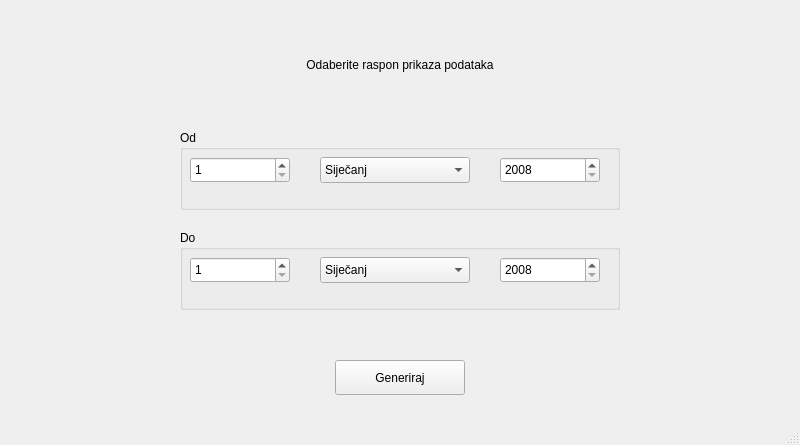
<?xml version="1.0" encoding="UTF-8"?>
<ui version="4.0">
 <class>MainWindow</class>
 <widget class="QMainWindow" name="MainWindow">
  <property name="geometry">
   <rect>
    <x>0</x>
    <y>0</y>
    <width>800</width>
    <height>445</height>
   </rect>
  </property>
  <property name="windowTitle">
   <string>MainWindow</string>
  </property>
  <widget class="QWidget" name="centralwidget">
   <widget class="QGroupBox" name="Do">
    <property name="geometry">
     <rect>
      <x>180</x>
      <y>230</y>
      <width>440</width>
      <height>80</height>
     </rect>
    </property>
    <property name="title">
     <string>Do</string>
    </property>
    <widget class="QComboBox" name="MjesecDo">
     <property name="geometry">
      <rect>
       <x>140</x>
       <y>27</y>
       <width>150</width>
       <height>26</height>
      </rect>
     </property>
     <item>
      <property name="text">
       <string>Siječanj</string>
      </property>
     </item>
     <item>
      <property name="text">
       <string>Veljača</string>
      </property>
     </item>
    </widget>
    <widget class="QSpinBox" name="DanDo">
     <property name="geometry">
      <rect>
       <x>10</x>
       <y>27</y>
       <width>100</width>
       <height>26</height>
      </rect>
     </property>
     <property name="minimum">
      <number>1</number>
     </property>
     <property name="maximum">
      <number>31</number>
     </property>
    </widget>
    <widget class="QSpinBox" name="GodinaDo">
     <property name="geometry">
      <rect>
       <x>320</x>
       <y>27</y>
       <width>100</width>
       <height>26</height>
      </rect>
     </property>
     <property name="minimum">
      <number>2008</number>
     </property>
     <property name="maximum">
      <number>2017</number>
     </property>
    </widget>
   </widget>
   <widget class="QGroupBox" name="Od">
    <property name="geometry">
     <rect>
      <x>180</x>
      <y>130</y>
      <width>440</width>
      <height>80</height>
     </rect>
    </property>
    <property name="title">
     <string>Od</string>
    </property>
    <widget class="QSpinBox" name="DanOd">
     <property name="enabled">
      <bool>true</bool>
     </property>
     <property name="geometry">
      <rect>
       <x>10</x>
       <y>27</y>
       <width>100</width>
       <height>26</height>
      </rect>
     </property>
     <property name="minimum">
      <number>1</number>
     </property>
     <property name="maximum">
      <number>31</number>
     </property>
    </widget>
    <widget class="QComboBox" name="MjesecOd">
     <property name="geometry">
      <rect>
       <x>140</x>
       <y>27</y>
       <width>150</width>
       <height>26</height>
      </rect>
     </property>
     <item>
      <property name="text">
       <string>Siječanj</string>
      </property>
     </item>
     <item>
      <property name="text">
       <string>Veljača</string>
      </property>
     </item>
     <item>
      <property name="text">
       <string>Ožujak</string>
      </property>
     </item>
     <item>
      <property name="text">
       <string>Travanj</string>
      </property>
     </item>
     <item>
      <property name="text">
       <string>Svibanj</string>
      </property>
     </item>
     <item>
      <property name="text">
       <string>Lipanj</string>
      </property>
     </item>
     <item>
      <property name="text">
       <string>Srpanj</string>
      </property>
     </item>
     <item>
      <property name="text">
       <string>Kolovoz</string>
      </property>
     </item>
     <item>
      <property name="text">
       <string>Rujan</string>
      </property>
     </item>
     <item>
      <property name="text">
       <string>Listopad</string>
      </property>
     </item>
     <item>
      <property name="text">
       <string>Studeni</string>
      </property>
     </item>
     <item>
      <property name="text">
       <string>Prosinac</string>
      </property>
     </item>
    </widget>
    <widget class="QSpinBox" name="GodinaOd">
     <property name="geometry">
      <rect>
       <x>320</x>
       <y>27</y>
       <width>100</width>
       <height>26</height>
      </rect>
     </property>
     <property name="minimum">
      <number>2008</number>
     </property>
     <property name="maximum">
      <number>2017</number>
     </property>
    </widget>
   </widget>
   <widget class="QLabel" name="label">
    <property name="geometry">
     <rect>
      <x>250</x>
      <y>50</y>
      <width>300</width>
      <height>30</height>
     </rect>
    </property>
    <property name="frameShadow">
     <enum>QFrame::Plain</enum>
    </property>
    <property name="text">
     <string>Odaberite raspon prikaza podataka</string>
    </property>
    <property name="alignment">
     <set>Qt::AlignCenter</set>
    </property>
   </widget>
   <widget class="QPushButton" name="pushButton">
    <property name="geometry">
     <rect>
      <x>335</x>
      <y>360</y>
      <width>130</width>
      <height>35</height>
     </rect>
    </property>
    <property name="text">
     <string>Generiraj</string>
    </property>
   </widget>
  </widget>
  <widget class="QMenuBar" name="menubar">
   <property name="geometry">
    <rect>
     <x>0</x>
     <y>0</y>
     <width>800</width>
     <height>31</height>
    </rect>
   </property>
  </widget>
  <widget class="QStatusBar" name="statusbar"/>
 </widget>
 <resources/>
 <connections/>
</ui>
